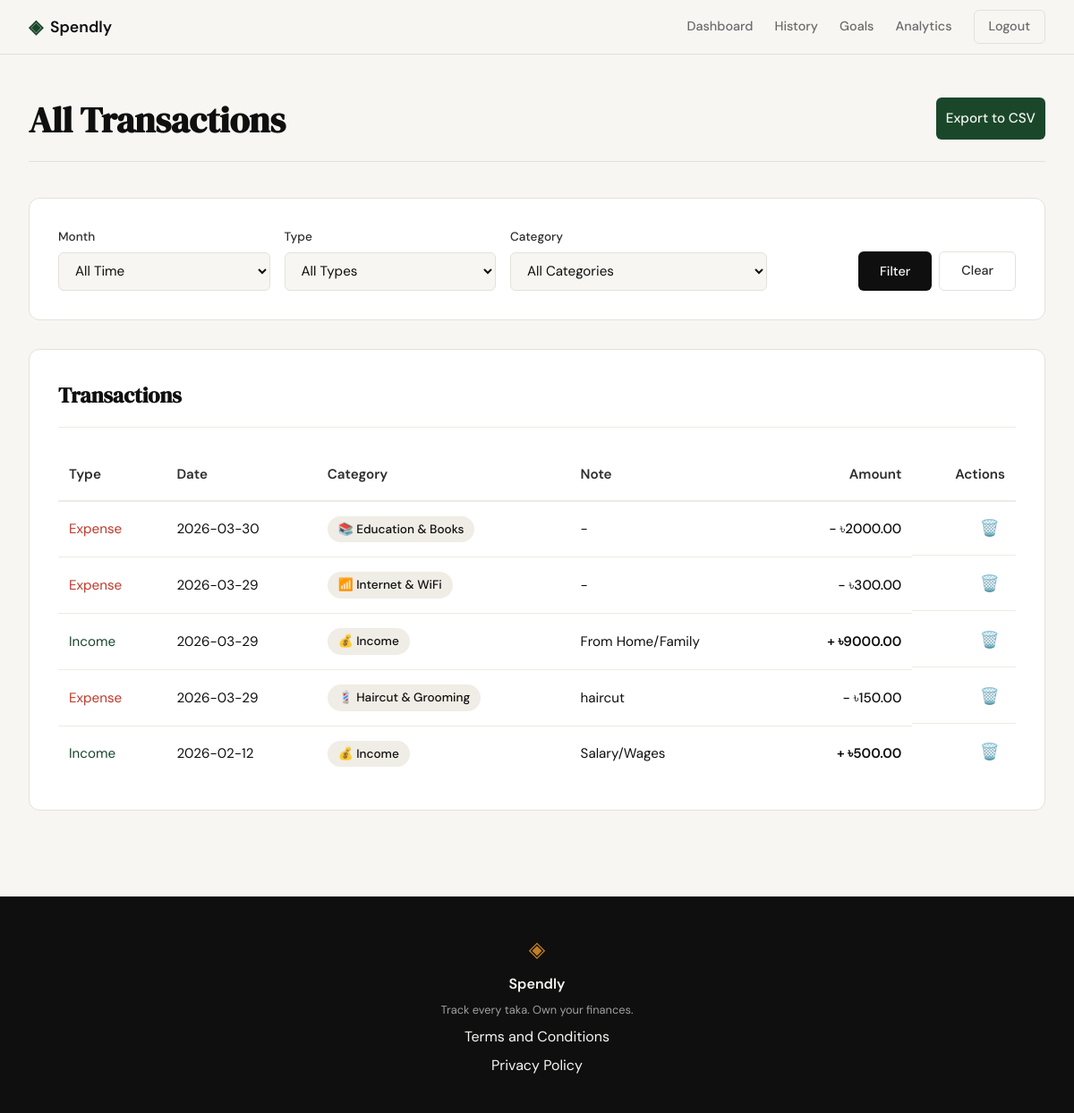
/history (signed in), run on an earlier commit of the app's database.
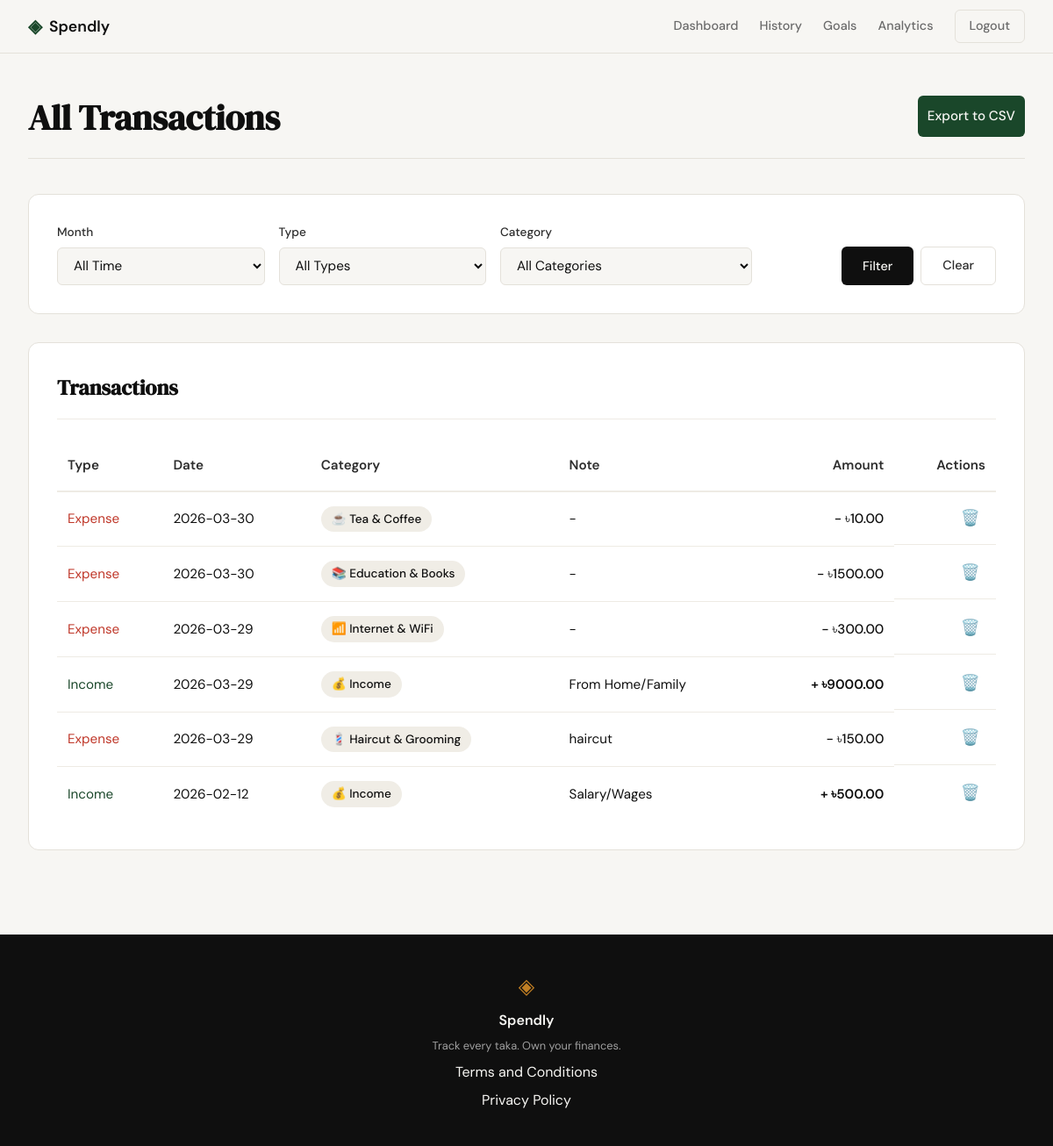
And on a later commit of the database.
### tables this page shows
CREATE TABLE expenses (
            id INTEGER PRIMARY KEY AUTOINCREMENT,
            user_id INTEGER NOT NULL,
            category_id INTEGER NOT NULL,
            amount REAL NOT NULL,
            description TEXT,
            date TIMESTAMP DEFAULT CURRENT_TIMESTAMP,
            FOREIGN KEY (user_id) REFERENCES users (id) ON DELETE CASCADE,
            FOREIGN KEY (category_id) REFERENCES categories (id)
        );

CREATE TABLE categories (
            id INTEGER PRIMARY KEY AUTOINCREMENT,
            name TEXT UNIQUE NOT NULL,
            icon TEXT DEFAULT '💸'
        );

CREATE TABLE incomes (
            id INTEGER PRIMARY KEY AUTOINCREMENT,
            user_id INTEGER NOT NULL,
            amount REAL NOT NULL,
            description TEXT,
            date TIMESTAMP DEFAULT CURRENT_TIMESTAMP,
            FOREIGN KEY (user_id) REFERENCES users (id) ON DELETE CASCADE
        );

### app/routes/transactions.py (the view)
@transactions_bp.route("/history")
def history():
    if "user_id" not in session:
        return redirect(url_for("auth.login"))
    uid = session["user_id"]
    conn = get_db()
    filter_month = request.args.get("month", "")
    filter_cat = request.args.get("category_id", "")
    filter_type = request.args.get("type", "")
    expenses = []
    if not filter_type or filter_type == "expense":
        query = "SELECT e.id, e.date, c.name as category_name, c.icon as category_icon, e.amount, e.description, 'expense' as txn_type, e.category_id FROM expenses e JOIN categories c ON e.category_id = c.id WHERE e.user_id = ?"
        params = [uid]
        if filter_month:
            query += " AND strftime('%Y-%m', e.date) = ?"
            params.append(filter_month)
        if filter_cat:
            query += " AND e.category_id = ?"
            params.append(filter_cat)
        expenses_raw = conn.execute(query, params).fetchall()
        expenses = [dict(r) for r in expenses_raw]
    incomes = []
    if not filter_type or filter_type == "income":
        if not filter_cat:  # incomes don't have category_id
            query = "SELECT id, date, 'Income' as category_name, '💰' as category_icon, amount, description, 'income' as txn_type, NULL as category_id FROM incomes WHERE user_id = ?"
            params = [uid]
            if filter_month:
                query += " AND strftime('%Y-%m', date) = ?"
                params.append(filter_month)
            incomes_raw = conn.execute(query, params).fetchall()
            incomes = [dict(r) for r in incomes_raw]
    all_txns = sorted(expenses + incomes, key=lambda x: x["date"], reverse=True)
    categories = conn.execute("SELECT * FROM categories ORDER BY name").fetchall()
    income_months = conn.execute("SELECT DISTINCT strftime('%Y-%m', date) as m FROM incomes WHERE user_id=?", (uid,)).fetchall()
    expense_months = conn.execute("SELECT DISTINCT strftime('%Y-%m', date) as m FROM expenses WHERE user_id=?", (uid,)).fetchall()
    all_months = sorted(set(r["m"] for r in income_months) | set(r["m"] for r in expense_months), reverse=True)
    from flask import render_template
    return render_template("history.html", transactions=all_txns, categories=categories,
                           filter_month=filter_month, filter_cat=filter_cat, filter_type=filter_type,
                           all_months=all_months)

### app/database/connection.py (called while the page is built)
def get_db():
    if 'db' not in g:
        is_postgres = current_app.config.get('IS_POSTGRES', False)
        if is_postgres:
            if not HAS_PSYCHOG2:
                raise ImportError("PostgreSQL is requested but psycopg2 is not installed.")
            conn = psycopg2.connect(current_app.config['DATABASE_URI'])
            g.db = DBConnection(conn, is_postgres=True)
        else:
            conn = sqlite3.connect(current_app.config['DATABASE_SQLITE'])
            conn.row_factory = sqlite3.Row
            g.db = DBConnection(conn, is_postgres=False)
    return g.db

    def execute(self, query, params=None):
        if self.is_postgres:
            query = query.replace('?', '%s')
            query = re.sub(r"strftime\('%Y-%m',\s*(.*?)\)", r"TO_CHAR(\1, 'YYYY-MM')", query)
            query = re.sub(r"strftime\('%w',\s*(.*?)\)", r"(EXTRACT(DOW FROM \1)::int)", query)
            cursor = self.connection.cursor(cursor_factory=RealDictCursor)
        else:
            cursor = self.connection.cursor()
        if params:
            cursor.execute(query, params)
        else:
            cursor.execute(query)
        return cursor

### app/templates/history.html (shortened to what the changed rows need)
{% extends "base.html" %}
{% block content %}
<div class="dash-wrapper">
    <div class="dash-container">
        <header class="dash-header">
            <div class="header-left">
                <h1 class="dash-title">All Transactions</h1>
            </div>
        </header>
        <div class="table-card" style="grid-column: span 2;">
            <div class="table-responsive">
                <table class="dash-table">
                    <thead>
                        <tr>
                            <th>Type</th>
                            <th>Date</th>
                            <th>Category</th>
                            <th>Note</th>
                            <th class="text-right">Amount</th>
                            <th class="text-right">Actions</th>
                        </tr>
                    </thead>
                    <tbody>
                        {% for txn in transactions %}
                        <tr>
                            <td>
                                {% if txn.txn_type == 'expense' %}
                                <span class="trend-down">Expense</span>
                                {% else %}
                                <span class="trend-up">Income</span>
                                {% endif %}
                            </td>
                            <td>{{ txn.date.split(' ')[0] }}</td>
                            <td><span class="cat-pill">{{ txn.category_icon }} {{ txn.category_name }}</span></td>
                            <td>{{ txn.description or '-' }}</td>
                            <td
                                class="text-right {% if txn.txn_type == 'expense' %}amount-out{% else %}amount-in{% endif %}">
                                {% if txn.txn_type == 'expense' %}-{% else %}+{% endif %} ৳{{ "%.2f"|format(txn.amount)
                                }}
                            </td>
                            <td class="text-right actions-cell">
                                {% if txn.txn_type == 'expense' %}
                                <form action="{{ url_for('transactions.delete_expense', id=txn.id) }}" method="POST"
                                    class="inline-form"
                                    onsubmit="return confirm('Are you sure you want to delete this expense?');">
                                    <button type="submit" class="action-btn delete-btn">🗑️</button>
                                </form>
                                {% else %}
                                <form action="{{ url_for('transactions.delete_income', id=txn.id) }}" method="POST"
                                    class="inline-form"
                                    onsubmit="return confirm('Are you sure you want to delete this income?');">
                                    <button type="submit" class="action-btn delete-btn">🗑️</button>
                                </form>
                                {% endif %}
                            </td>
                        </tr>
                        {% else %}
                        <tr>
                            <td colspan="6" class="text-center empty-state">No transactions found for these filters.
                            </td>
                        </tr>
                        {% endfor %}
                    </tbody>
                </table>
            </div>
        </div>
    </div>
</div>
{% endblock %}

What changed in the data, as far as the page shows it:
added expenses: shows "Expense", date "2026-03-30", category_icon "☕", category_name "Tea & Coffee", description "-", amount "10.00"
changed expenses "Education & Books": amount "2000.00" → "1500.00"
